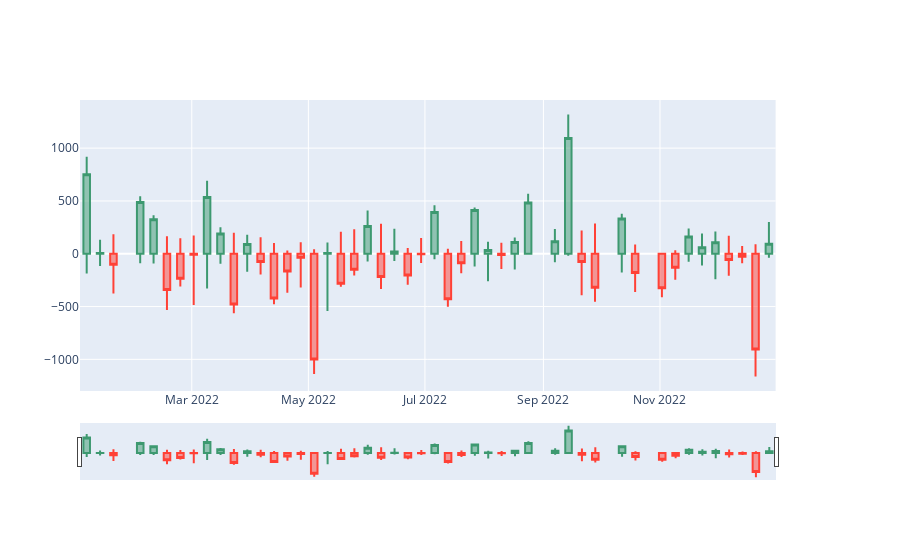

Write notebook code for a chart like this one.
### Code cell
fig = make_subplots(specs=[[{"secondary_y":True}]])

fig.add_trace(go.Candlestick(x = wed["Date"],
open = wed["Open"]-wed["Open"],
high = wed["High"]-wed["Open"],
low = wed["Low"]-wed["Open"],
close = wed["Close"]-wed["Open"]))
fig.show()
